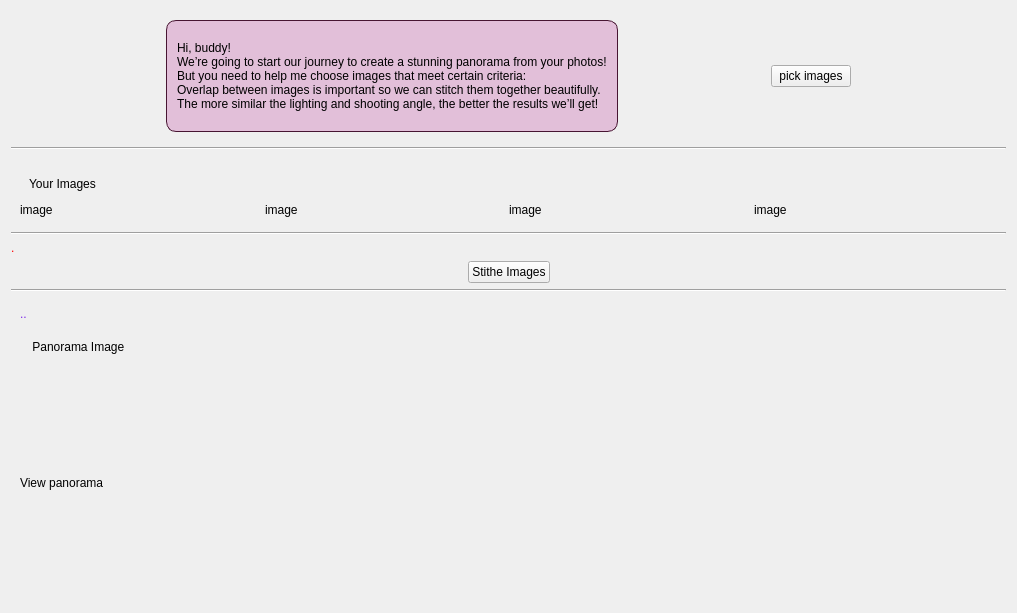
         <widget class="QWidget" name="stitch_page">
          <layout class="QGridLayout" name="gridLayout_2">
           <item row="3" column="0">
            <widget class="Line" name="line_2">
             <property name="orientation">
              <enum>Qt::Horizontal</enum>
             </property>
            </widget>
           </item>
           <item row="7" column="0">
            <widget class="QWidget" name="part4_1" native="true">
             <layout class="QVBoxLayout" name="verticalLayout_13">
              <item>
               <widget class="QLabel" name="comment_stitch">
                <property name="maximumSize">
                 <size>
                  <width>16777215</width>
                  <height>50</height>
                 </size>
                </property>
                <property name="styleSheet">
                 <string notr="true">color: #7d2ae8;</string>
                </property>
                <property name="text">
                 <string>..</string>
                </property>
               </widget>
              </item>
              <item>
               <widget class="QWidget" name="widget_5" native="true">
                <property name="maximumSize">
                 <size>
                  <width>16777215</width>
                  <height>40</height>
                 </size>
                </property>
                <layout class="QHBoxLayout" name="horizontalLayout_4">
                 <item>
                  <widget class="QLabel" name="sec3_1title">
                   <property name="text">
                    <string> Panorama Image</string>
                   </property>
                  </widget>
                 </item>
                 <item>
                  <spacer name="horizontalSpacer_5">
                   <property name="orientation">
                    <enum>Qt::Horizontal</enum>
                   </property>
                   <property name="sizeHint" stdset="0">
                    <size>
                     <width>863</width>
                     <height>44</height>
                    </size>
                   </property>
                  </spacer>
                 </item>
                </layout>
               </widget>
              </item>
              <item>
               <widget class="QLabel" name="panorama_show">
                <property name="minimumSize">
                 <size>
                  <width>0</width>
                  <height>220</height>
                 </size>
                </property>
                <property name="maximumSize">
                 <size>
                  <width>16777215</width>
                  <height>16777215</height>
                 </size>
                </property>
                <property name="text">
                 <string>View panorama</string>
                </property>
               </widget>
              </item>
             </layout>
            </widget>
           </item>
           <item row="5" column="0">
            <widget class="QWidget" name="part3_1" native="true">
             <property name="maximumSize">
              <size>
               <width>16777215</width>
               <height>40</height>
              </size>
             </property>
             <layout class="QHBoxLayout" name="horizontalLayout_13">
              <property name="spacing">
               <number>0</number>
              </property>
              <property name="leftMargin">
               <number>0</number>
              </property>
              <property name="topMargin">
               <number>0</number>
              </property>
              <property name="rightMargin">
               <number>0</number>
              </property>
              <property name="bottomMargin">
               <number>0</number>
              </property>
              <item>
               <spacer name="horizontalSpacer_10">
                <property name="orientation">
                 <enum>Qt::Horizontal</enum>
                </property>
                <property name="sizeHint" stdset="0">
                 <size>
                  <width>387</width>
                  <height>14</height>
                 </size>
                </property>
               </spacer>
              </item>
              <item>
               <widget class="QPushButton" name="stitch_btn">
                <property name="cursor">
                 <cursorShape>PointingHandCursor</cursorShape>
                </property>
                <property name="text">
                 <string>Stithe Images</string>
                </property>
               </widget>
              </item>
              <item>
               <spacer name="horizontalSpacer_11">
                <property name="orientation">
                 <enum>Qt::Horizontal</enum>
                </property>
                <property name="sizeHint" stdset="0">
                 <size>
                  <width>386</width>
                  <height>14</height>
                 </size>
                </property>
               </spacer>
              </item>
             </layout>
            </widget>
           </item>
           <item row="0" column="0">
            <widget class="QWidget" name="part1_1" native="true">
             <property name="minimumSize">
              <size>
               <width>911</width>
               <height>130</height>
              </size>
             </property>
             <property name="maximumSize">
              <size>
               <width>16777215</width>
               <height>130</height>
              </size>
             </property>
             <layout class="QHBoxLayout" name="horizontalLayout_10">
              <item>
               <spacer name="horizontalSpacer_14">
                <property name="orientation">
                 <enum>Qt::Horizontal</enum>
                </property>
                <property name="sizeHint" stdset="0">
                 <size>
                  <width>40</width>
                  <height>20</height>
                 </size>
                </property>
               </spacer>
              </item>
              <item>
               <widget class="QLabel" name="title_page1">
                <property name="styleSheet">
                 <string notr="true">QLabel{
background-color: #E2BFD9;
border: 1px solid #471532;
border-radius:10px;
padding: 7px;
}</string>
                </property>
                <property name="text">
                 <string>Hi, buddy!
We’re going to start our journey to create a stunning panorama from your photos! 
But you need to help me choose images that meet certain criteria:
Overlap between images is important so we can stitch them together beautifully.
The more similar the lighting and shooting angle, the better the results we’ll get!</string>
                </property>
               </widget>
              </item>
              <item>
               <spacer name="horizontalSpacer_2">
                <property name="orientation">
                 <enum>Qt::Horizontal</enum>
                </property>
                <property name="sizeHint" stdset="0">
                 <size>
                  <width>69</width>
                  <height>20</height>
                 </size>
                </property>
               </spacer>
              </item>
              <item>
               <widget class="QPushButton" name="pick_imgs_btn">
                <property name="cursor">
                 <cursorShape>PointingHandCursor</cursorShape>
                </property>
                <property name="text">
                 <string>pick images</string>
                </property>
               </widget>
              </item>
              <item>
               <spacer name="horizontalSpacer_15">
                <property name="orientation">
                 <enum>Qt::Horizontal</enum>
                </property>
                <property name="sizeHint" stdset="0">
                 <size>
                  <width>40</width>
                  <height>20</height>
                 </size>
                </property>
               </spacer>
              </item>
             </layout>
            </widget>
           </item>
           <item row="1" column="0">
            <widget class="Line" name="line_3">
             <property name="orientation">
              <enum>Qt::Horizontal</enum>
             </property>
            </widget>
           </item>
           <item row="6" column="0">
            <widget class="Line" name="line">
             <property name="orientation">
              <enum>Qt::Horizontal</enum>
             </property>
            </widget>
           </item>
           <item row="4" column="0">
            <widget class="QLabel" name="warrning_befor_stitch">
             <property name="maximumSize">
              <size>
               <width>16777215</width>
               <height>30</height>
              </size>
             </property>
             <property name="styleSheet">
              <string notr="true">color: rgb(255,0,0);</string>
             </property>
             <property name="text">
              <string>.</string>
             </property>
            </widget>
           </item>
           <item row="2" column="0">
            <widget class="QWidget" name="part2_1" native="true">
             <layout class="QVBoxLayout" name="verticalLayout_6">
              <property name="spacing">
               <number>1</number>
              </property>
              <item>
               <widget class="QWidget" name="widget_4" native="true">
                <property name="minimumSize">
                 <size>
                  <width>0</width>
                  <height>0</height>
                 </size>
                </property>
                <property name="maximumSize">
                 <size>
                  <width>16777215</width>
                  <height>40</height>
                 </size>
                </property>
                <layout class="QHBoxLayout" name="horizontalLayout_2">
                 <item>
                  <widget class="QLabel" name="sec2_1title">
                   <property name="maximumSize">
                    <size>
                     <width>16777215</width>
                     <height>40</height>
                    </size>
                   </property>
                   <property name="text">
                    <string>Your Images</string>
                   </property>
                  </widget>
                 </item>
                 <item>
                  <spacer name="horizontalSpacer_4">
                   <property name="orientation">
                    <enum>Qt::Horizontal</enum>
                   </property>
                   <property name="sizeHint" stdset="0">
                    <size>
                     <width>787</width>
                     <height>19</height>
                    </size>
                   </property>
                  </spacer>
                 </item>
                </layout>
               </widget>
              </item>
              <item>
               <layout class="QHBoxLayout" name="org_imgs_layout">
                <item>
                 <widget class="QLabel" name="org_img1">
                  <property name="maximumSize">
                   <size>
                    <width>16777215</width>
                    <height>200</height>
                   </size>
                  </property>
                  <property name="text">
                   <string>image</string>
                  </property>
                 </widget>
                </item>
                <item>
                 <widget class="QLabel" name="org_img2">
                  <property name="text">
                   <string>image</string>
                  </property>
                 </widget>
                </item>
                <item>
                 <widget class="QLabel" name="org_img3">
                  <property name="text">
                   <string>image</string>
                  </property>
                 </widget>
                </item>
                <item>
                 <widget class="QLabel" name="org_img4">
                  <property name="minimumSize">
                   <size>
                    <width>0</width>
                    <height>0</height>
                   </size>
                  </property>
                  <property name="styleSheet">
                   <string notr="true">text-color: rgb(255, 0, 0)</string>
                  </property>
                  <property name="text">
                   <string>image</string>
                  </property>
                 </widget>
                </item>
               </layout>
              </item>
             </layout>
            </widget>
           </item>
          </layout>
         </widget>
